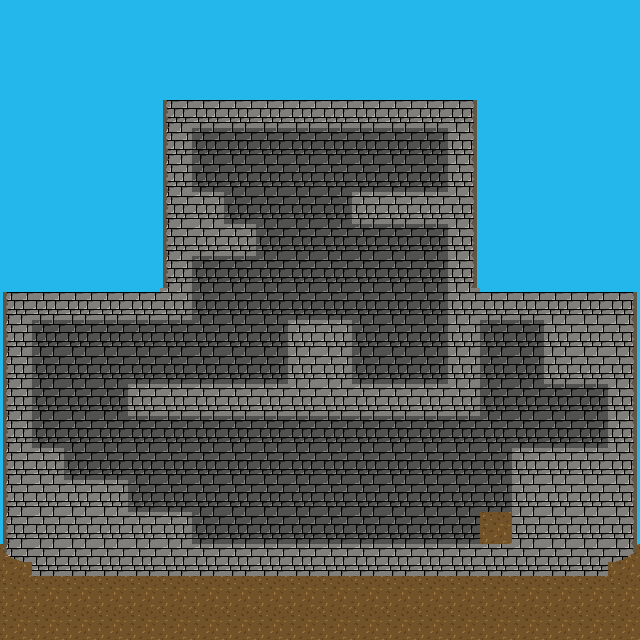

This is a level from a 2D game, rendered from its Tiled map with the project's own tilesets. A one-line summary and the complete map file follow:
An orthogonal 20x20 tile map with 32x32 px tiles, 2 tile layers (BG, FG).

<map version="1.4" tiledversion="1.4.3" orientation="orthogonal" renderorder="right-down" width="20" height="20" tilewidth="32" tileheight="32" infinite="0" nextlayerid="3" nextobjectid="1">
 <tileset firstgid="1" source="../SetArea1.tsx" />
 <layer id="2" name="BG" width="20" height="20">
  <data encoding="csv">
4,4,4,4,4,4,4,4,4,4,4,4,4,4,4,4,4,4,4,4,
4,4,4,4,4,4,4,4,4,4,4,4,4,4,4,4,4,4,4,4,
4,4,4,4,4,4,4,4,4,4,4,4,4,4,4,4,4,4,4,4,
4,4,4,4,4,4,4,4,4,4,4,4,4,4,4,4,4,4,4,4,
4,4,4,4,4,4,13,13,13,13,13,13,13,13,4,4,4,4,4,4,
4,4,4,4,4,4,13,13,13,13,13,13,13,13,4,4,4,4,4,4,
4,4,4,4,4,4,0,13,13,13,13,0,0,0,4,4,4,4,4,4,
4,4,4,4,4,4,0,0,13,13,13,13,13,13,4,4,4,4,4,4,
4,4,4,4,4,4,13,13,13,13,13,13,13,13,4,4,4,4,4,4,
4,4,4,4,4,4,13,13,13,13,13,13,13,13,4,4,4,4,4,4,
4,13,13,13,13,13,13,13,13,0,0,13,13,13,0,13,13,0,0,4,
4,13,13,13,13,13,13,13,13,0,0,13,13,13,0,13,13,0,0,4,
4,13,13,13,0,0,0,0,0,0,0,0,0,0,0,13,13,13,13,4,
4,13,13,13,13,13,13,13,13,13,13,13,13,13,13,13,13,13,13,4,
4,0,13,13,13,13,13,13,13,13,13,13,13,13,13,13,0,0,0,4,
4,0,0,0,13,13,13,13,13,13,13,13,13,13,13,13,0,0,0,4,
4,0,0,0,0,0,13,13,13,13,13,13,13,13,13,26,0,0,0,4,
0,0,0,0,0,0,0,0,0,0,0,0,0,0,0,0,0,0,0,0,
26,26,26,26,26,26,26,26,26,26,26,26,26,26,26,26,26,26,26,26,
26,26,26,26,26,26,26,26,26,26,26,26,26,26,26,26,26,26,26,26
</data>
 </layer>
 <layer id="1" name="FG" width="20" height="20">
  <data encoding="csv">
0,0,0,0,0,0,0,0,0,0,0,0,0,0,0,0,0,0,0,0,
0,0,0,0,0,0,0,0,0,0,0,0,0,0,0,0,0,0,0,0,
0,0,0,0,0,0,0,0,0,0,0,0,0,0,0,0,0,0,0,0,
0,0,0,0,0,1,2,2,2,2,2,2,2,2,3,0,0,0,0,0,
0,0,0,0,0,10,0,0,0,0,0,0,0,0,12,0,0,0,0,0,
0,0,0,0,0,10,0,0,0,0,0,0,0,0,12,0,0,0,0,0,
0,0,0,0,0,10,11,0,0,0,0,11,11,11,12,0,0,0,0,0,
0,0,0,0,0,10,11,11,0,0,0,0,0,0,12,0,0,0,0,0,
0,0,0,0,0,10,0,0,0,0,0,0,0,0,12,0,0,0,0,0,
1,2,2,2,2,11,0,0,0,0,0,0,0,0,11,2,2,2,2,3,
10,0,0,0,0,0,0,0,0,11,11,0,0,0,11,0,0,11,11,12,
10,0,0,0,0,0,0,0,0,11,11,0,0,0,11,0,0,11,11,12,
10,0,0,0,11,11,11,11,11,11,11,11,11,11,11,0,0,0,0,12,
10,0,0,0,0,0,0,0,0,0,0,0,0,0,0,0,0,0,0,12,
10,11,0,0,0,0,0,0,0,0,0,0,0,0,0,0,11,11,11,12,
10,11,11,11,0,0,0,0,0,0,0,0,0,0,0,0,11,11,11,12,
10,11,11,11,11,11,0,0,0,0,0,0,0,0,0,0,11,11,11,12,
19,11,11,11,11,11,11,11,11,11,11,11,11,11,11,11,11,11,11,21,
0,0,0,0,0,0,0,0,0,0,0,0,0,0,0,0,0,0,0,0,
0,0,0,0,0,0,0,0,0,0,0,0,0,0,0,0,0,0,0,0
</data>
 </layer>
</map>
